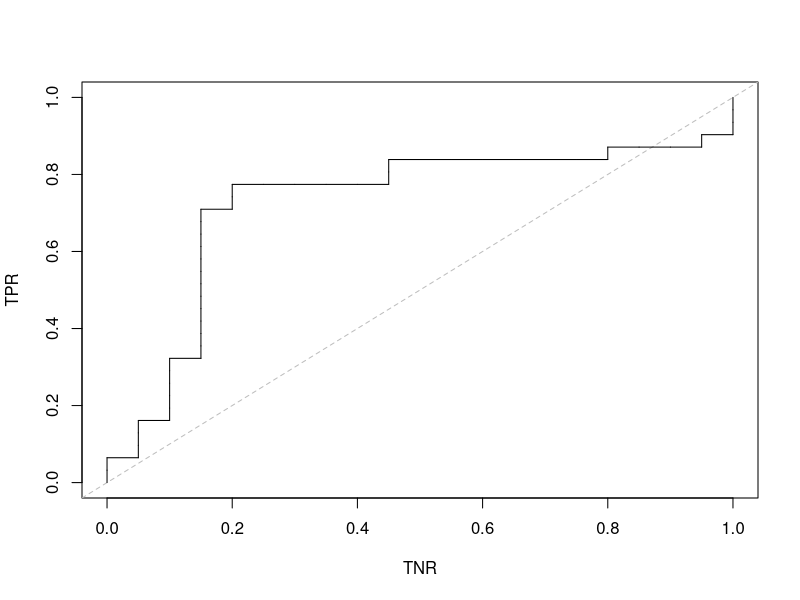
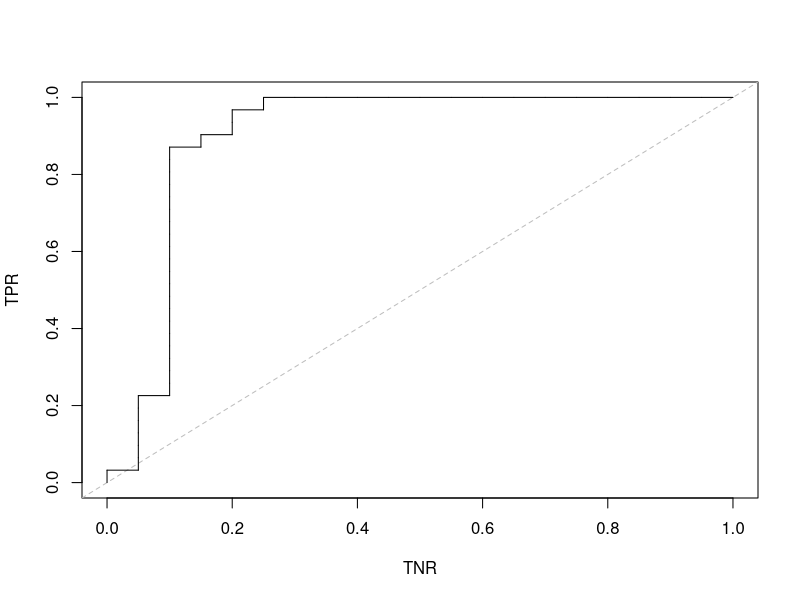
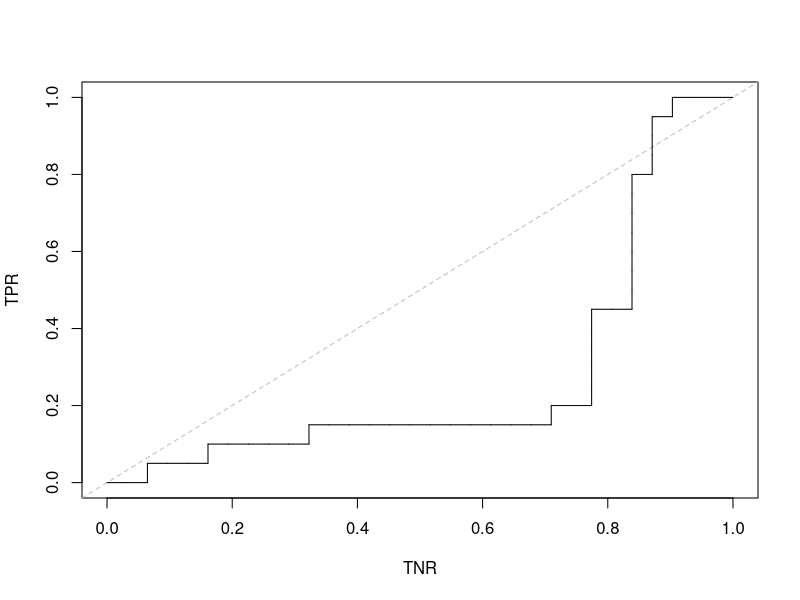
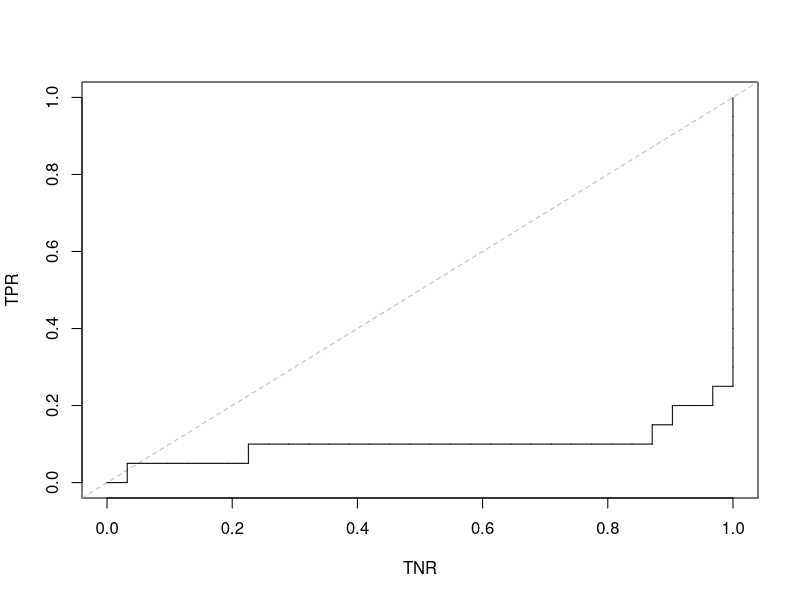

Source code (R) for these figures, in order:
### File for manually implementing CrossValidation and ROC-Curves:

# SETUP
{
  # setwd
  setwd("C:/Users/jorri/Documents/GitHub/fallstudien/Projekt 5")
  # load data
  electiondata = read.csv("US_election_2024.csv", sep = ";", header = T, dec = ",")
  # transform data
  electiondata$Leading_Candidate = as.factor(electiondata$Leading_Candidate)
  data = electiondata
  
  # set seed (cause of randomness in cv)
  set.seed(19042101)
}

### function: generateIndexSubsets
#
# Short: generates K (equally sized) subsets of the numbers 1 to n; no duplicates
generateIndexSubsets = function(n, K) {
  
  permutedRowIndices = sample(n)
  
  lapply(1:K, function(k) { i = 0
    subset = rep(NA, n / K + 1)
    while(i * 5 + k <= n) {
      subset[i + 1] = permutedRowIndices[i * 5 + k]
      i = i + 1
    }
    return(subset[!is.na(subset)])
  }
  )
}

# generate 5 index subsets
split = generateIndexSubsets(length(data[, 1]), 5)
split

electiondata[-split[[1]], ]

### function trainAndTestOnce
#
# Short: trains the glm model based on the given data without the observations
#         in the rows marked in testIndices
#
# Input: testIndices - vector of indices which are not used for model fitting but testing
trainAndTestOnce = function(data, formula, testIndices, ...) {
  model = glm(formula, data = data[-testIndices, ], ...)
  testPrediction = predict.glm(model, data[testIndices, ], type = "response")
  
  return(list("model" = model, "testPrediction" = testPrediction))
}

# all parameters formula
formelAllParams = Leading_Candidate ~
  Total_Area +
  Population + 
  Population_Density +
  Median_Age +
  Birth_Rate +
  HDI +
  Unemployment_Rate +
  Health_Insurance_Coverage +
  Median_Rent

# test ob es geht
trainAndTestOnce(electiondata, formelAllParams, split[[1]], family = "binomial")

##### DO THE CROSS-VALIDATION

# for all testsets fit all parameter log-regression model and predict via trainAndTestOnce
resCVfullModel = lapply(split, trainAndTestOnce, 
                        data = electiondata, 
                        formula = formelAllParams, 
                        family = "binomial")

# best subset formula
formelBestSubset = Leading_Candidate ~
  Population +
  Median_Age +
  Unemployment_Rate +
  Health_Insurance_Coverage +
  Median_Rent

# for all testsets fit best subset log-regression model and predict via trainAndTestOnce
resCVbssModel = lapply(split, trainAndTestOnce,
                       data = electiondata,
                       formula = formelBestSubset,
                       family = "binomial")



# put testPredictions back together (for drawing ROC-Curves)

predsFullModel = unlist(lapply(resCVfullModel, function(res) { return(res$testPrediction) }))
predsFullModel = predsFullModel[order(as.numeric(names(predsFullModel)))]

predsBssModel = unlist(lapply(resCVbssModel, function(res) { return(res$testPrediction) }))
predsBssModel = predsBssModel[order(as.numeric(names(predsBssModel)))]


plotRocDf = data.frame(electiondata$Leading_Candidate, predsFullModel, predsBssModel)


### function myPlotRoc
#
# Short: plots a TPR-TNR ROC-Curve for a vector of true labels, which has 
#        been sorted (decreasing) by the corresponding score/prob for the 
#        given target
# Input: truth - binary vector, result of sorting the score/probability of a
#                predictions performed by a classifier in decreasing order
#                and giving the true labels of the obs in that order.
#                (Can also be unsorted, but then probsTarget needs to be specified)
#        target - one of the two elements in truth (the one that corresponds
#                 to the positive class)
#        probsTarget - vector of same length as truth, giving the scores/probs
#                      for each of the observations
#
# Output: TPR-TNR ROC-Curve
#         auc-value
myPlotRoc = function(target, truth, probsTarget = NULL, ...) {
  
  # eventually sort truth vector
  if(!is.null(probsTarget)) {
    dfToSort = data.frame("truth" = truth, "probsTarget" = probsTarget)
    dfToSort = dfToSort[order(-dfToSort$probsTarget), ]
    truth = dfToSort$truth
  }
  
  # set variables for plotting
  currentXpos = 0
  currentYpos = 0
  xStepSize = 1 / length(truth[truth != target])
  yStepSize = 1 / length(truth[truth == target])
  auc = 0
  
  # plot skeleton
  plot(NA, xlim = c(0,1), ylim = c(0,1), 
       xlab = "TNR", ylab = "TPR", ...)
  abline(0, 1, lty = 2, col = "grey")
  
  # plot TPR-TNR ROC-Curve
  for(value in truth) {
    if(value == target) {
      newYpos = currentYpos + yStepSize
      lines(c(currentXpos, currentXpos), c(currentYpos, newYpos))
      currentYpos = newYpos
    } else {
      newXpos = currentXpos + xStepSize
      lines(c(currentXpos, newXpos), c(currentYpos, currentYpos))
      currentXpos = newXpos
      # add to auc
      auc = auc + xStepSize * currentYpos
    }
  }
  
  return(auc)
}


# Ich bin mir unsicher, ob die probs fuer Trump oder fuer Harris sind
# aka wer das target sein muss.
# 
# Im folgenden wird Trump angenommen, das passte von den probs her augenscheinlich etwas besser.

# plot roc curve for cross-validated predictions fullModel
myPlotRoc(target = electiondata$Leading_Candidate[1], # Trump
          truth = electiondata$Leading_Candidate,
          probsTarget = plotRocDf$predsFullModel
          )
# plot roc curve for cross-validated predictions of bestsubset model
myPlotRoc(target = electiondata$Leading_Candidate[1], # Trump
          truth = electiondata$Leading_Candidate,
          probsTarget = plotRocDf$predsBssModel
          )


# Zur Kontrolle die wenn man Harris als target annimmt

# plot roc curve for cross-validated predictions fullModel
myPlotRoc(target = electiondata$Leading_Candidate[5], # Harris
          truth = electiondata$Leading_Candidate,
          probsTarget = plotRocDf$predsFullModel
)
# plot roc curve for cross-validated predictions of bestsubset model
myPlotRoc(target = electiondata$Leading_Candidate[5], # Harris
          truth = electiondata$Leading_Candidate,
          probsTarget = plotRocDf$predsBssModel
)
